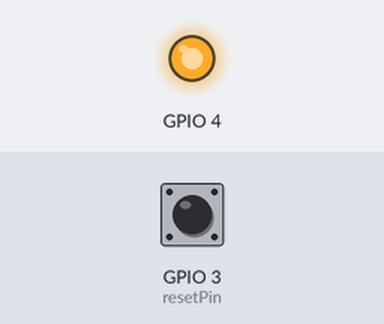
A program run on a simulated ESP32-S3. On the bench: output pins drawn as LEDs (lit = HIGH). The inputs (shaded band) are chosen by the test bench; at power-on: GPIO 3 (resetPin) HIGH. What the program prints to the serial monitor is not drawn.

Above: at 0.1 s.
At 0.6 s:
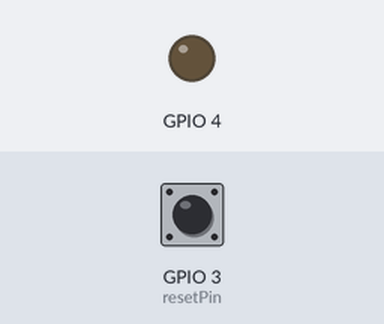
Timing chart, 0 to 2.5 s (numbered marks = the images above):
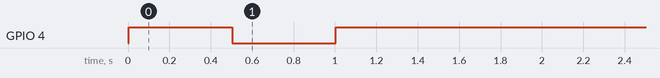

The program:

main.cpp
```cpp
#include <Arduino.h>
#include "WiFiUser.h"

const int resetPin = 3 ;                    //设置重置按键引脚,用于删除WiFi信息
int connectTimeOut_s = 15;                 //WiFi连接超时时间，单位秒

void setup()
{
  pinMode(resetPin, INPUT_PULLUP);     //按键上拉输入模式(默认高电平输入,按下时下拉接到低电平)
  Serial.begin(115200);                //波特率

  LEDinit();
  Serial.print("LED工作");                        //LED用于显示WiFi状态
  connectToWiFi(connectTimeOut_s);     //连接wifi，传入的是wifi连接等待时间15s
}

void loop()
{
  if (!digitalRead(resetPin)) //长按5秒(P0)清除网络配置信息
  {
    delay(5000);              //哈哈哈哈，这样不准确
    if (!digitalRead(resetPin))
    {
      Serial.println("\n按键已长按5秒,正在清空网络连保存接信息.");
      restoreWiFi();     //删除保存的wifi信息
      ESP.restart();              //重启复位esp32
      Serial.println("已重启设备.");//有机会读到这里吗？
    }
  }

  checkDNS_HTTP();                  //检测客户端DNS&HTTP请求，也就是检查配网页面那部分
  checkConnect(true);               //检测网络连接状态，参数true表示如果断开重新连接

  delay(30);
}
```
